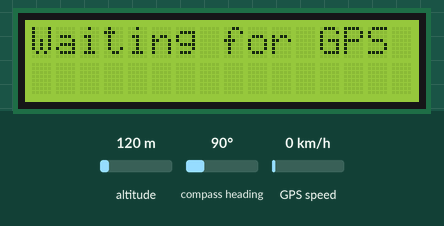
The sketch below on a simulated Arduino Uno, built with avr-gcc and run on an emulated ATmega328P. Shown: 16×2 character LCD. Inputs (shaded band) come from the test bench; at power-on: altitude 120 m, compass heading 90°, GPS speed 0 km/h. The GPS gets a fix after 3 s at 37.7749, -122.4194 with 8 satellites.

Above: at 0.2 s.
At 3.2 s:
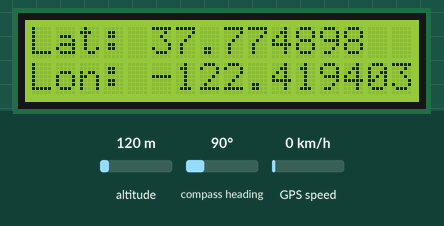

The sketch:

gps_lcd_test.ino
```cpp
#include <Wire.h>
#include <LiquidCrystal_I2C.h>
#include <SoftwareSerial.h>
#include <TinyGPS++.h>

#define RX_PIN 12 // Define the RX and TX pins
#define TX_PIN 13 // for the software serial.

// Initialize the LCD display
// LiquidCrystal_I2C lcd(address, columns, rows);
LiquidCrystal_I2C lcd(0x27, 16, 2);

SoftwareSerial ss(RX_PIN, TX_PIN);
TinyGPSPlus gps;

void setup() {
  Serial.begin(9600);
  ss.begin(9600);

  lcd.init();  // initialize the lcd
  lcd.backlight(); // turn on the backlight

  lcd.print("Waiting for GPS ...");
}

void loop() {
  while (ss.available() > 0) {
    if (gps.encode(ss.read())) {
      if (gps.location.isValid()){
        lcd.clear();
        lcd.setCursor(0,0);
        lcd.print("Lat: ");
        lcd.print(gps.location.lat(), 6);

        lcd.setCursor(0,1);
        lcd.print("Lon: ");
        lcd.print(gps.location.lng(), 6);
      }
    }
  }
}
```
